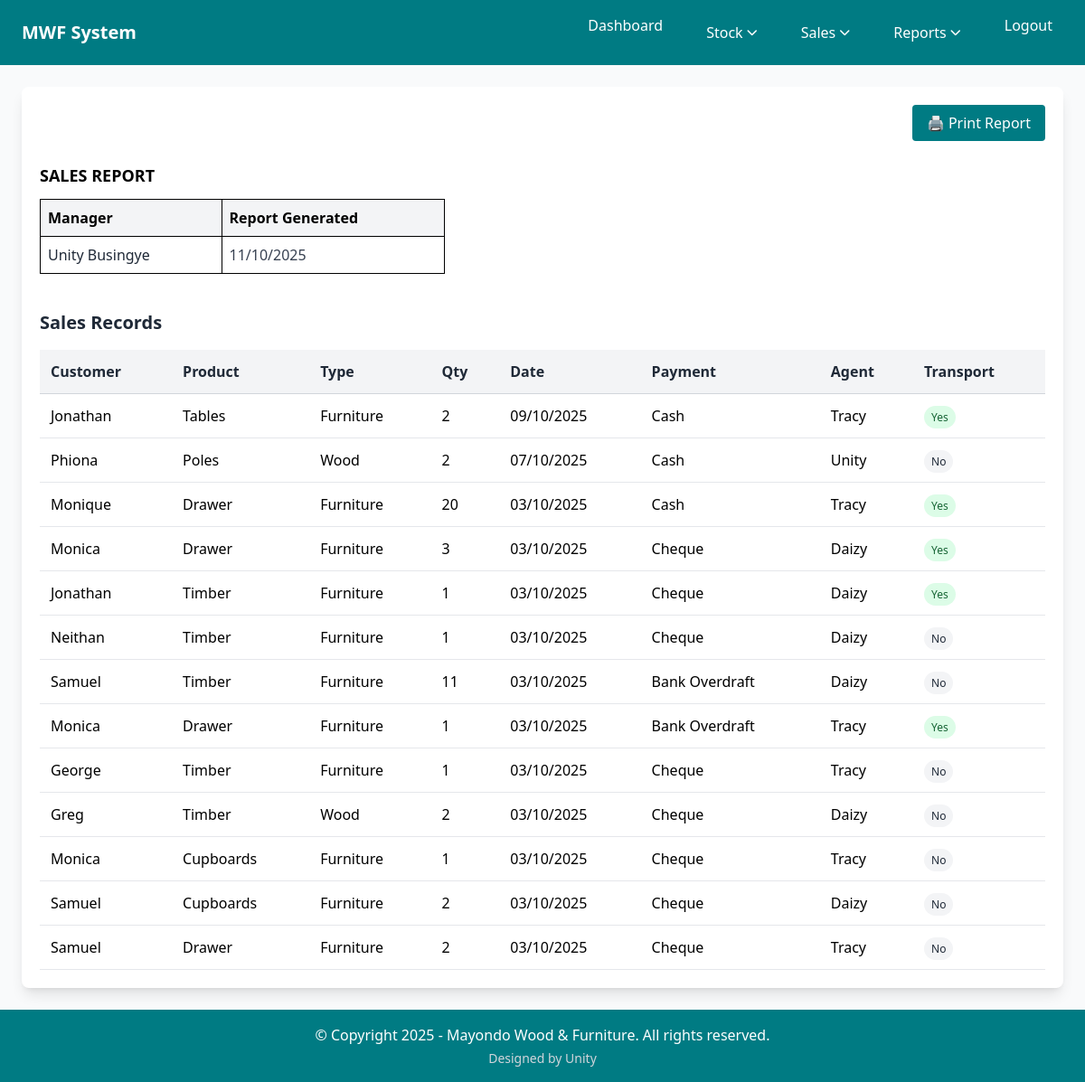
Before: /saleReport/ (signed in) with the older database file.
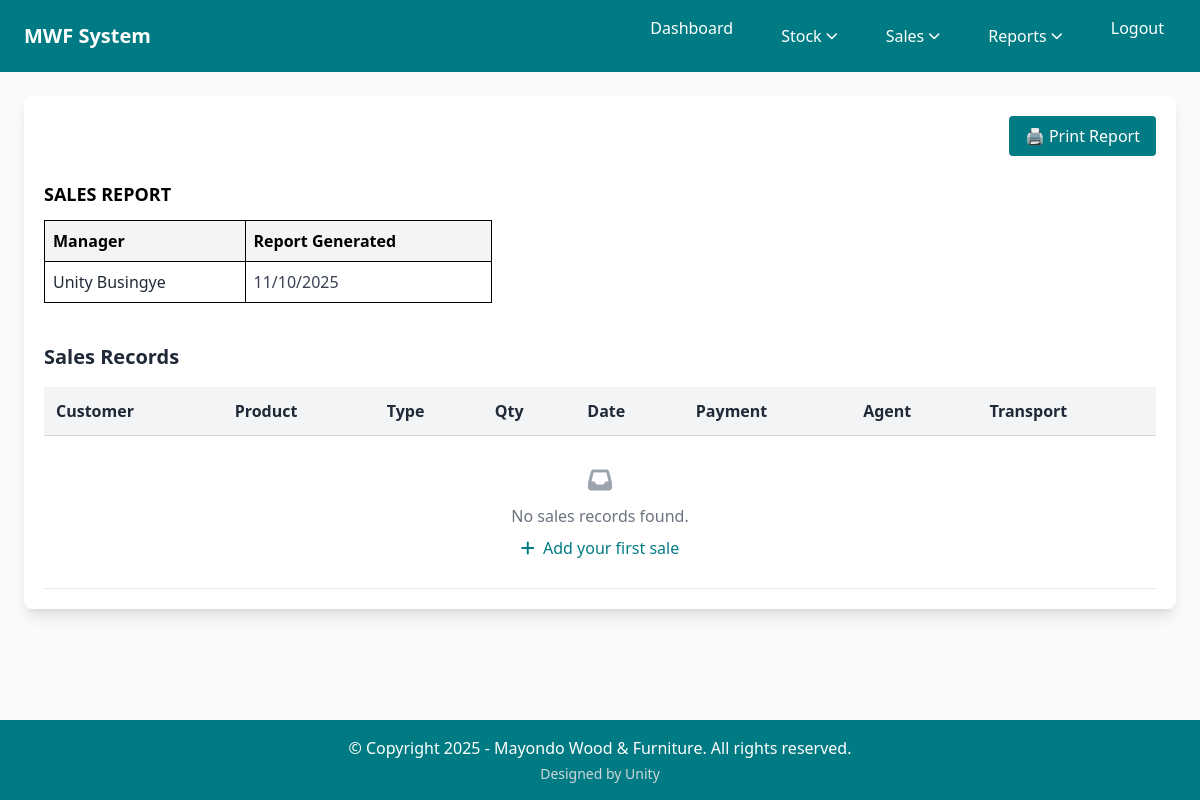
After: the same page with the newer database file.
### home/models.py (models this page shows, shortened)
class Sale(models.Model):
    CUSTOMER_CHOICES = [('Timber', 'Timber'), ('Sofa', 'Sofa'),('Tables','Tables'),('Cupboards','Cupboards'),('Drawer','Drawer'),('Poles','Poles')]
    PRODUCT_TYPE_CHOICES = [('Wood', 'Wood'), ('Furniture', 'Furniture')]
    PAYMENT_CHOICES = [('Cash', 'Cash'), ('Cheque','Cheque'), ('Bank Overdraft','Bank Overdraft')]
    product_id = models.CharField(max_length=50, blank=True, unique=True)
    customer_name = models.CharField(max_length=100)
    product_name = models.CharField(max_length=100, choices=CUSTOMER_CHOICES,
                                   help_text="Select the product category",
                                   default='Timber')
    product_type = models.CharField(max_length=20, choices=PRODUCT_TYPE_CHOICES,
                                   help_text="Select the product type",
                                   default='Furniture')
    product_ref = models.ForeignKey(Product, on_delete=models.PROTECT, null=True, blank=True,
                                   help_text="Auto-populated from product details")
    quantity = models.IntegerField()  # Number of items sold
    date = models.DateField(null=False)  # When the sale occurred
    unit_price = models.DecimalField(max_digits=10, decimal_places=2, default=0.00, help_text="Price per unit in dollars")
    total_sales_amount = models.DecimalField(max_digits=12, decimal_places=2, default=0.00, help_text="Automatically calculated from quantity × unit price")
    payment_type = models.TextField(choices = PAYMENT_CHOICES)  # How customer paid
    sales_agent = models.CharField(max_length=50)  # Employee who made the sale
    transport_required = models.BooleanField(default=False)  # Delivery needed (checkbox)

### home/views.py (the view)
# urls.py: path('saleReport/', saleReport, name='saleReport'),     # Sales report page
@secure_view
@login_required
@user_passes_test(is_employee_or_manager)
@manager_required
def saleReport(request):
    from django.contrib.auth.models import User
    from datetime import date
    start_date = request.GET.get("start_date")
    end_date = request.GET.get("end_date")
    all_sales = Sale.objects.all().order_by('-date')
    if start_date:
        all_sales = all_sales.filter(date__gte=start_date)
    if end_date:
        all_sales = all_sales.filter(date__lte=end_date)
    current_manager = request.user
    if not current_manager.groups.filter(name='Manager').exists():
        managers = User.objects.filter(groups__name='Manager').first()
        current_manager = managers if managers else request.user
    context = {
        'sales': all_sales,
        'start_date': start_date,
        'end_date': end_date,
        'manager_name': current_manager.get_full_name() or current_manager.username,
        'report_date': date.today(),
        'total_sales': all_sales.count(),
        'is_filtered': bool(start_date or end_date)
    }
    return render(request, "sales_report.html", context)

### home/context_processors.py (called while the page is built)
def user_roles(request):
    context = {
        'is_manager': False,
        'is_employee': False,
    }
    if request.user.is_authenticated:
        context['is_manager'] = request.user.groups.filter(name="Manager").exists()
        context['is_employee'] = request.user.groups.filter(name="Employee").exists()
    return context

### home/views.py (called while the page is built)
def manager_required(view_func):
    @wraps(view_func)
    def _wrapped_view(request, *args, **kwargs):
        if not request.user.is_authenticated:
            return redirect('login')
        if not request.user.groups.filter(name="Manager").exists():
            messages.error(request, "Access denied. Manager privileges required.")
            return redirect('dashboard')
        return view_func(request, *args, **kwargs)
    return _wrapped_view

def is_employee_or_manager(user):
    return user.is_authenticated and user.groups.filter(name__in=['Manager', 'Employee']).exists()

### home/templates/sales_report.html (shortened to what this page needs)
{% extends 'base.html' %}
{% block content %}
  <div class="max-w-screen-2xl mx-auto bg-white rounded-lg p-5 relative shadow-lg">
    <button class="print-btn absolute top-5 right-5 px-4 py-2 bg-cordes-dark text-white border-0 rounded cursor-pointer hover:bg-cordes-blue transition-colors" onclick="window.print()">🖨️ Print Report</button>
    <div class="mt-16 mb-8">
      <table class="border-collapse w-full max-w-md">
        <caption class="font-bold mb-3 text-left text-lg">SALES REPORT</caption>
        <thead class="bg-gray-100">
          <tr>
            <th class="border border-black p-2 text-left">Manager</th>
            <th class="border border-black p-2 text-left">Report Generated</th>
          </tr>
        </thead>
        <tbody>
          <tr>
            <td class="border border-black p-2 font-medium text-gray-800">{{ manager_name }}</td>
            <td class="border border-black p-2 text-gray-700">{{ report_date|date:"d/m/Y" }}</td>
          </tr>
        </tbody>
      </table>
    </div>
    <section class="w-full mt-10">
      <h2 class="text-xl font-semibold mb-4 text-gray-800">
        Sales Records
      </h2>
      <table class="w-full border-collapse">
        <thead>
          <tr class="bg-gray-100">
            <th class="p-3 text-left border-b border-gray-300 text-gray-800">Customer</th>
            <th class="p-3 text-left border-b border-gray-300 text-gray-800">Product</th>
            <th class="p-3 text-left border-b border-gray-300 text-gray-800">Type</th>
            <th class="p-3 text-left border-b border-gray-300 text-gray-800">Qty</th>
            <th class="p-3 text-left border-b border-gray-300 text-gray-800">Date</th>
            <th class="p-3 text-left border-b border-gray-300 text-gray-800">Payment</th>
            <th class="p-3 text-left border-b border-gray-300 text-gray-800">Agent</th>
            <th class="p-3 text-left border-b border-gray-300 text-gray-800">Transport</th>
          </tr>
        </thead>
        <tbody>
        {% for sale in sales %}
        <tr class="hover:bg-gray-50">
          <td class="p-3 border-b border-gray-200">{{ sale.customer_name }}</td>
          <td class="p-3 border-b border-gray-200">
            {{ sale.product_name|default:"N/A" }}
          </td>
          <td class="p-3 border-b border-gray-200">
            {{ sale.product_type|default:"N/A" }}
          </td>
          <td class="p-3 border-b border-gray-200">{{ sale.quantity }}</td>
          <td class="p-3 border-b border-gray-200">{{ sale.date|date:"d/m/Y" }}</td>
          <td class="p-3 border-b border-gray-200">{{ sale.payment_type }}</td>
          <td class="p-3 border-b border-gray-200">{{ sale.sales_agent }}</td>
          <td class="p-3 border-b border-gray-200">
            <span class="px-2 py-1 rounded-full text-xs font-medium {% if sale.transport_required %}bg-green-100 text-green-800{% else %}bg-gray-100 text-gray-800{% endif %}">
              {{ sale.transport_required|yesno:"Yes,No" }}
            </span>
          </td>
        </tr>
        {% empty %}
        <tr>
          <td colspan="8" class="p-3 border-b border-gray-200 text-center text-gray-500">
            <div class="py-4">
              <i class="fas fa-inbox text-gray-400 text-2xl mb-2"></i>
              <p class="text-gray-500">No sales records found{% if is_filtered %} for the selected date range{% endif %}.</p>
              <a href="/addSale/" class="text-cordes-dark hover:text-cordes-blue mt-2 inline-block">
                <i class="fas fa-plus mr-1"></i> Add your first sale
              </a>
            </div>
          </td>
        </tr>
        {% endfor %}
      </tbody>
      </table>
    </section>
  </div>
{% endblock %}

Changed rows visible on the page:
removed Sale: customer_name "Jonathan", product_name "Tables", product_type "Furniture", quantity "2", date "09/10/2025", payment_type "Cash", sales_agent "Tracy", transport_required "Yes"
removed Sale: customer_name "Phiona", product_name "Poles", product_type "Wood", quantity "2", date "07/10/2025", payment_type "Cash", sales_agent "Unity", transport_required "No"
removed Sale: customer_name "Monique", product_name "Drawer", product_type "Furniture", quantity "20", date "03/10/2025", payment_type "Cash", sales_agent "Tracy", transport_required "Yes"
removed Sale: customer_name "Monica", product_name "Drawer", product_type "Furniture", quantity "3", date "03/10/2025", payment_type "Cheque", sales_agent "Daizy", transport_required "Yes"
removed Sale: customer_name "Jonathan", product_name "Timber", product_type "Furniture", quantity "1", date "03/10/2025", payment_type "Cheque", sales_agent "Daizy", transport_required "Yes"
removed Sale: customer_name "Neithan", product_name "Timber", product_type "Furniture", quantity "1", date "03/10/2025", payment_type "Cheque", sales_agent "Daizy", transport_required "No"
removed Sale: customer_name "Samuel", product_name "Timber", product_type "Furniture", quantity "11", date "03/10/2025", payment_type "Bank Overdraft", sales_agent "Daizy", transport_required "No"
removed Sale: customer_name "Monica", product_name "Drawer", product_type "Furniture", quantity "1", date "03/10/2025", payment_type "Bank Overdraft", sales_agent "Tracy", transport_required "Yes"
removed Sale: customer_name "George", product_name "Timber", product_type "Furniture", quantity "1", date "03/10/2025", payment_type "Cheque", sales_agent "Tracy", transport_required "No"
removed Sale: customer_name "Greg", product_name "Timber", product_type "Wood", quantity "2", date "03/10/2025", payment_type "Cheque", sales_agent "Daizy", transport_required "No"
removed Sale: customer_name "Monica", product_name "Cupboards", product_type "Furniture", quantity "1", date "03/10/2025", payment_type "Cheque", sales_agent "Tracy", transport_required "No"
removed Sale: customer_name "Samuel", product_name "Cupboards", product_type "Furniture", quantity "2", date "03/10/2025", payment_type "Cheque", sales_agent "Daizy", transport_required "No"
removed Sale: customer_name "Samuel", product_name "Drawer", product_type "Furniture", quantity "2", date "03/10/2025", payment_type "Cheque", sales_agent "Tracy", transport_required "No"
Other visible differences:
text now shown: "No sales records found . Add your first sale"
